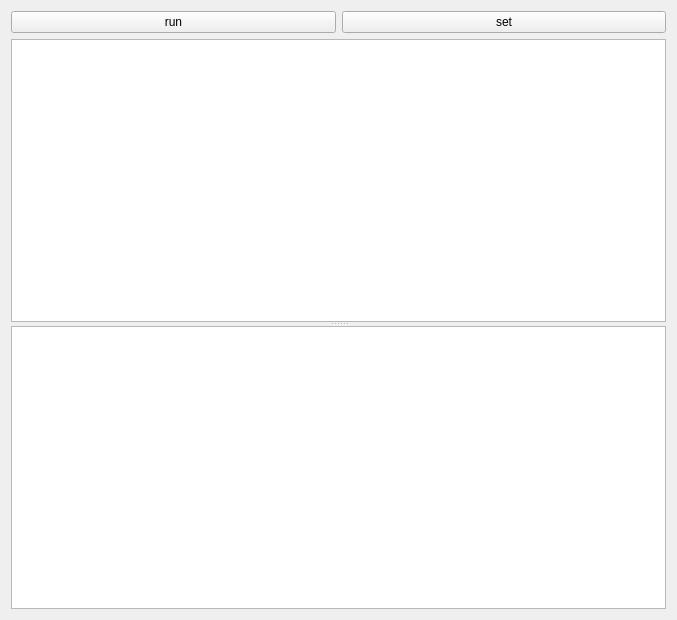
<?xml version="1.0" encoding="UTF-8"?>
<ui version="4.0">
 <class>Form</class>
 <widget class="QWidget" name="Form">
  <property name="geometry">
   <rect>
    <x>0</x>
    <y>0</y>
    <width>677</width>
    <height>620</height>
   </rect>
  </property>
  <property name="windowTitle">
   <string>Form</string>
  </property>
  <layout class="QVBoxLayout" name="verticalLayout">
   <item>
    <layout class="QHBoxLayout" name="horizontalLayout">
     <item>
      <widget class="QPushButton" name="pushButton_2">
       <property name="text">
        <string>run</string>
       </property>
      </widget>
     </item>
     <item>
      <widget class="QPushButton" name="pushButton">
       <property name="text">
        <string>set</string>
       </property>
      </widget>
     </item>
    </layout>
   </item>
   <item>
    <widget class="QSplitter" name="splitter">
     <property name="orientation">
      <enum>Qt::Vertical</enum>
     </property>
     <widget class="QTableWidget" name="tableWidget"/>
     <widget class="QTextEdit" name="textEdit"/>
    </widget>
   </item>
  </layout>
 </widget>
 <resources/>
 <connections/>
</ui>
